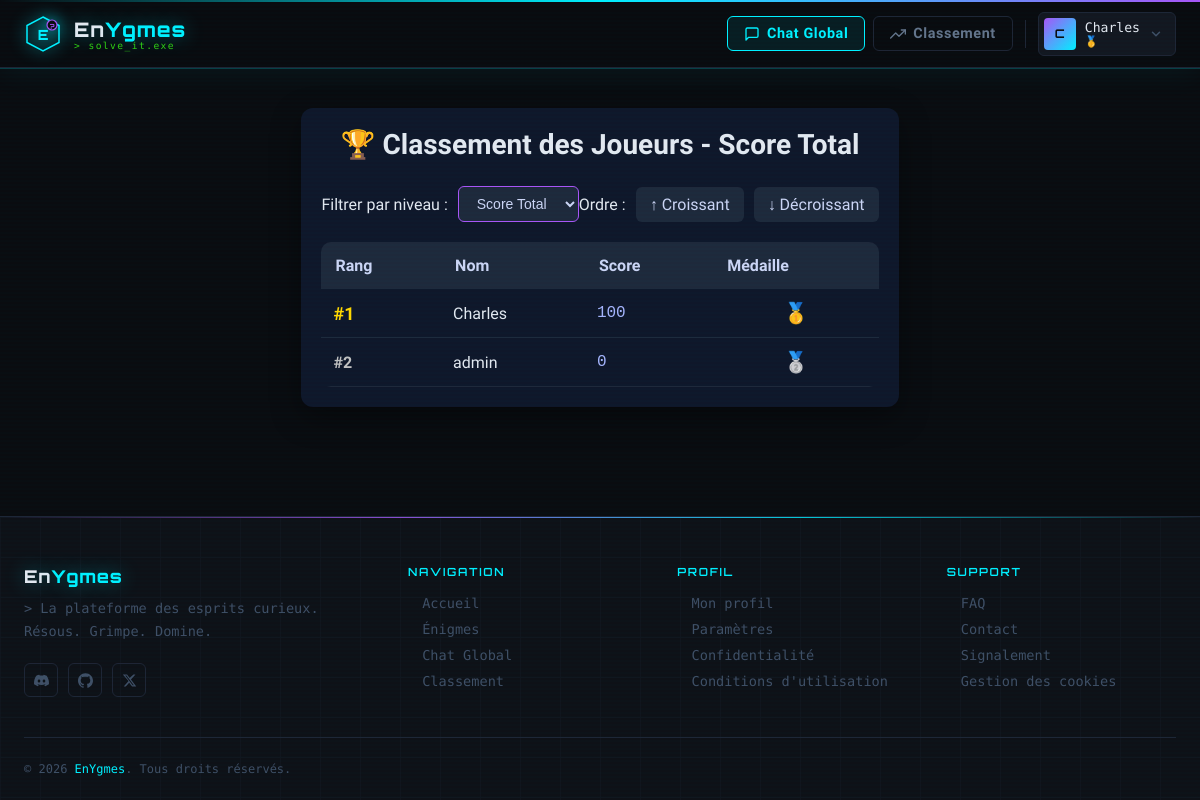
/layout/classement.php (signed in), run on the app's committed database.
### tables this page shows
CREATE TABLE `users` (
  `id` int(11) NOT NULL,
  `username` varchar(100) NOT NULL,
  `email` varchar(100) NOT NULL,
  `password` varchar(255) NOT NULL,
  `profile_image` varchar(255) DEFAULT 'default.png',
  `total_score` int(11) DEFAULT 0,
  `is_admin` tinyint(1) DEFAULT 0,
  `created_at` timestamp NOT NULL DEFAULT current_timestamp()
);

### layout/classement.php (the view, shortened to what this page needs)
<?php
require '../config/database.php';
include '../includes/header.php';
$order = $_GET['order'] ?? 'desc';
$order = in_array($order, ['asc', 'desc']) ? $order : 'desc';
$riddle_filter = $_GET['riddle'] ?? null;
$riddle_filter = $riddle_filter ? (int)$riddle_filter : null;
try {
    if ($riddle_filter) {
        $stmt = $pdo->prepare("
            SELECT
                u.id,
                u.username,
                COALESCE(uspr.obtained_score, 0) as score
            FROM users u
            LEFT JOIN user_scores_per_riddle uspr ON u.id = uspr.user_id AND uspr.riddle_id = :riddle_id
            ORDER BY score DESC, u.username ASC
            LIMIT 10
        ");
        $stmt->bindParam(':riddle_id', $riddle_filter, PDO::PARAM_INT);
        $stmt->execute();
    } else {
        $stmt = $pdo->prepare("
            SELECT
                u.id,
                u.username,
                u.total_score as score
            FROM users u
            ORDER BY u.total_score DESC, u.username ASC
            LIMIT 10
        ");
        $stmt->execute();
    }
    $players_data = $stmt->fetchAll();
    $players = [];
    foreach ($players_data as $index => $player) {
        $player['rank'] = $index + 1;
        $players[] = $player;
    }
} catch (PDOException $e) {
    $players = [];
    $error = "Erreur lors de la récupération des joueurs : " . $e->getMessage();
}
function getMedal($rank) {
    $medals = [1 => '🥇', 2 => '🥈', 3 => '🥉'];
    return $medals[$rank] ?? '●';
}
?>
<!DOCTYPE html>
<html lang="fr">
<head>
</head>
<body>
<div class="container">
    <div class="header">
        <h1>🏆 Classement des Joueurs<?= $riddle_filter ? ' - Niveau ' . htmlspecialchars($riddle_filter) : ' - Score Total' ?></h1>
    </div>
    <div class="controls">
        <div class="control-group">
            <label> Filtrer par niveau :</label>
            <select onchange="window.location = (this.value ? '?riddle=' + this.value + '&order=<?= $order ?>' : '?order=<?= $order ?>')" style="padding: 8px 14px; border-radius: 6px; background: #1e293b; color: #cbd5f5; border: 1px solid #a855f7; cursor: pointer; font-size: 14px;">
                <option value="">Score Total</option>
            </select>
        </div>
        <div class="control-group">
            <label>Ordre :</label>
            <a href="?order=desc<?= $riddle_filter ? '&riddle=' . $riddle_filter : '' ?>" class="<?= $order === 'desc' ? 'active' : '' ?>" style="padding: 8px 14px; border-radius: 6px; text-decoration: none; background: #1e293b; cursor: pointer; color: #cbd5f5;">↑ Croissant</a>
            <a href="?order=asc<?= $riddle_filter ? '&riddle=' . $riddle_filter : '' ?>" class="<?= $order === 'asc' ? 'active' : '' ?>" style="padding: 8px 14px; border-radius: 6px; text-decoration: none; background: #1e293b; cursor: pointer; color: #cbd5f5;">↓ Décroissant</a>
        </div>
    </div>
    <table>
        <thead>
            <tr>
                <th>Rang</th>
                <th>Nom</th>
                <th>Score</th>
                <th>Médaille</th>
            </tr>
        </thead>
        <tbody>
            <?php if (empty($players)): ?>
                <tr>
                    <td colspan="4" class="empty-state">Aucun joueur trouvé</td>
                </tr>
            <?php else: ?>
            <?php foreach ($players as $player): ?>
                    <tr>
                        <td class="rank <?= $player['rank'] <= 3 ? 'top-' . $player['rank'] : '' ?>">
                            #<?= $player['rank'] ?>
                        </td>
                        <td class="name"><a href="../layout/profil.php?user_id=<?= $player['id'] ?>" style="color: inherit; text-decoration: none; cursor: pointer; transition: all 0.2s;"><?= htmlspecialchars($player['username']) ?></a></td>
                        <td class="score"><?= number_format($player['score'], 0, ',', ' ') ?></td>
                        <td class="medal"><?= getMedal($player['rank']) ?></td>
                    </tr>
                <?php endforeach; ?>
            <?php endif; ?>
        </tbody>
    </table>
</div>
</body>
</html>
<?php
include '../includes/footer.php';
?>

### public/css/style.css (style rules this page uses)
:root { --bg-dark: #0a0c10; --bg-panel: #0e1117; --bg-card: #131720; --border: #1e2535; --border-glow: #00f0ff33; --neon-cyan: #00f0ff; --neon-purple: #a855f7; --neon-green: #39ff14; --text-primary: #e2e8f0; --text-muted: #64748b; --text-dim: #3f4f66; --font-display: 'Orbitron', monospace; --font-mono: 'Share Tech Mono', monospace; --font-body: 'Rajdhani', sans-serif; --header-h: 68px; --radius: 6px; --transition: 0.2s ease; }
*, *::before, *::after { box-sizing: border-box; margin: 0; padding: 0; }
body { background: var(--bg-dark); color: var(--text-primary); font-family: var(--font-body); font-size: 16px; min-height: 100vh; display: flex; flex-direction: column; }
a { text-decoration: none; color: inherit; }
body::before { content: ''; position: fixed; inset: 0; background: repeating-linear-gradient( 0deg, transparent, transparent 2px, rgba(0,240,255,0.012) 2px, rgba(0,240,255,0.012) 4px ); pointer-events: none; z-index: 9999; }
.container { max-width: 900px; margin: 40px auto; padding: 20px; background: #0f172a; border-radius: 12px; box-shadow: 0 10px 30px rgba(0,0,0,0.4); color: #e2e8f0; }
.header { text-align: center; margin-bottom: 25px; }
.header h1 { font-size: 28px; margin: 0; }
.controls { display: flex; justify-content: center; margin-bottom: 20px; }
.control-group { display: flex; align-items: center; gap: 10px; }
.control-group a { padding: 6px 12px; border-radius: 6px; text-decoration: none; color: #cbd5f5; background: #1e293b; transition: 0.2s; }
.control-group a.active { background: #6366f1; color: white; }
table { width: 100%; border-collapse: collapse; overflow: hidden; border-radius: 10px; }
thead { background: #1e293b; }
th { padding: 14px; text-align: left; font-weight: 600; color: #cbd5f5; }
tbody tr { border-bottom: 1px solid #1e293b; transition: 0.2s; }
td { padding: 12px; }
.rank { font-weight: bold; }
.rank.top-1 { color: #FFD700; font-size: 18px; }
.rank.top-2 { color: #C0C0C0; }
.name { font-weight: 500; }
.score { font-family: monospace; color: #a5b4fc; }
.medal { font-size: 20px; text-align: center; }

### data on the page
users: id "1", username "Charles", total_score "100", id "🥇"
users: id "2", username "admin", total_score "0", id "🥈"

### other printed values
$initial "C"
$user['username'] "Charles"
getRankBadge($userRank) "🥇"
